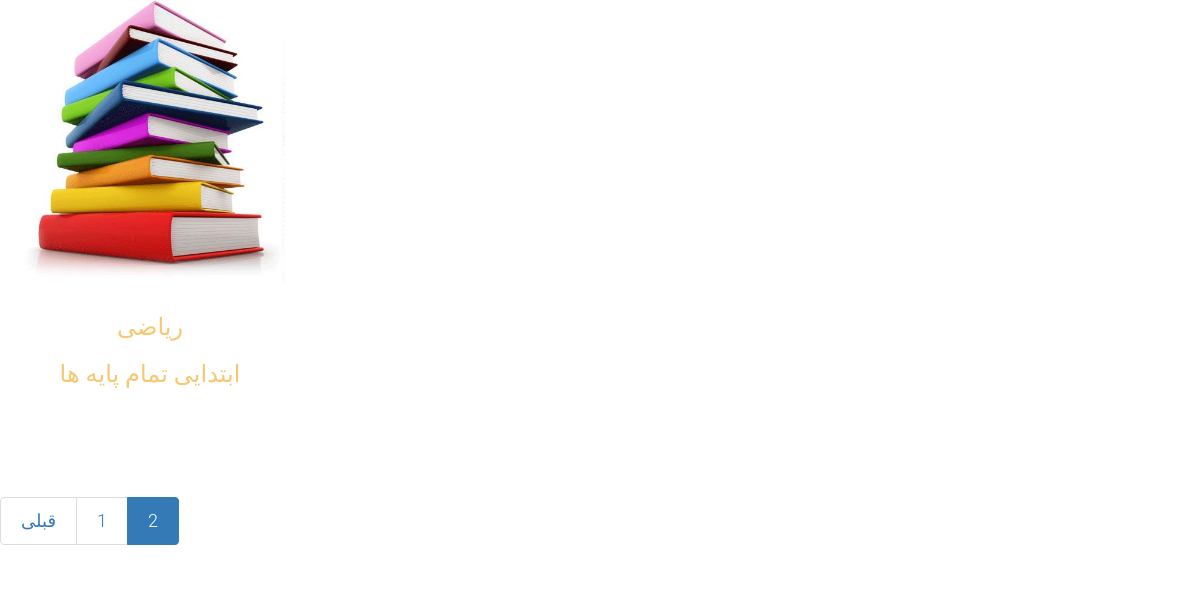
The page /courses?page=2 on the database its author committed.
### application/models.py (models this page shows, shortened)
class Course(models.Model):
    course_name = models.ForeignKey(CourseName, on_delete=models.CASCADE, db_index=True)
    grade = models.ForeignKey(Grade, on_delete=models.CASCADE, blank=True, null=True)
    major = models.ForeignKey(Major, on_delete=models.CASCADE, blank=True, null=True)
    image=models.ImageField(upload_to='images/courses', null=True,blank=True)
    code=models.CharField(max_length=7, blank=True, null=True)
    book_download_link=models.CharField(max_length=300, blank=True, null=True)
    is_active = models.BooleanField(default=True)
    slug = models.SlugField(max_length=500, blank=True, null=True)
    class Meta:
        constraints = [
            models.UniqueConstraint(fields=['course_name', 'grade', 'major'],
                                    name='unique_course_name_edu_level_grade'),
        ]

class CourseName(models.Model):
    course_name = models.CharField(max_length=20, unique=True)
    def __str__(self):
        return f"{self.course_name}"

class Grade(models.Model):
    edu_level = models.ForeignKey(EducationalLevel, on_delete=models.CASCADE)
    grade_name = models.CharField(max_length=20, verbose_name="پایه تحصیلی")
    def __str__(self):
        return f"{self.edu_level} {self.grade_name}"
    class Meta:
        constraints = [
            models.UniqueConstraint(fields=['edu_level', 'grade_name'], name='unique_edu_level_grade')]

class EducationalLevel(models.Model):
    edu_level = models.CharField(max_length=20, unique=True, verbose_name="دوره آموزشی")
    def __str__(self):
        return self.edu_level

### application/views.py (the view)
# urls.py: path('courses',views.CoursesListView.as_view(), name='courses_list'),
class CoursesListView(ListView):
    model=Course
    paginate_by = 10
    ordering=['-code']
    template_name='application/course_page.html'

### application/templates/application/course_page.html (shortened to what this page needs)
{% extends 'shared/_layout.html' %}
{% block content %}
<div class="container-fluid">
      <div class="row fh5co-post-entry">
     {% for course in object_list %}
          {% include 'includes/course_item_partial.html' with course=course %}
      {% endfor %}
          <div class="clearfix"></div>
                        <ul class="pagination">
                            {% if page_obj.has_previous %}
                                <li><a href="?page={{ page_obj.previous_page_number }}">قبلی</a></li>
                            {% endif %}
                            {% for pageNumber in paginator.page_range %}
                                <li class="{% if page_obj.number == pageNumber %} active {% endif %}">
                                    <a href="?page={{ pageNumber }}">{{ pageNumber }}</a>
                                </li>
                            {% endfor %}
                        </ul>
                    </div>
      </div>
{% endblock %}

### application/templates/includes/course_item_partial.html (shortened to what this page needs)
<article class="col-lg-3 col-md-3 col-sm-3 col-xs-6 col-xxs-12 animate-box">
            {% if course.image %}
            <figure>
               <a href="{{ application.get_absolute_url }}">
                   <img src="{{course.image.url}}" alt="Image" class="img-responsive"></a>
            </figure>
            {% else %}
            <figure>
               <a href="{{ application.get_absolute_url }}">
                   <img src="static/images/volunteer.png" alt="Image" class="img-responsive"></a>
            </figure>
                {% endif %}
            <h3 class="fh5co-article-title"><a href="single.html">{{course.course_name}}</a></h3>
            <h3 class="fh5co-article-title"><a href="single.html">{{course.grade}}</a></h3>
        </article>

### static/css/style.css (style rules this page uses)
html { background: #fff; }
body { font-family: "Roboto", arial, sans-serif; font-size: 18px; font-weight: 300; line-height: 1.8; color: #222; background: #fff; }
a { color: #f7c873; -webkit-transition: 0.5s; -o-transition: 0.5s; transition: 0.5s; }
h1, h2, h3, h4, h5, h6 { font-family: "Playfair Display", times, serif; color: #000; }
.fh5co-post-entry article { text-align: center; float: left; margin-bottom: 110px; padding-left: 3em; padding-right: 3em; }
@media screen and (max-width: 1200px) { .fh5co-post-entry article { margin-bottom: 80px; padding-left: 15px; padding-right: 15px; } }
.fh5co-post-entry article a img { opacity: 1; -webkit-transition: 0.5s; -o-transition: 0.5s; transition: 0.5s; }
.fh5co-post-entry article figure { margin-bottom: 30px; }
.js .to-animate, .js .to-animate-2, .js .animate-box { opacity: 0; }

### rows shown on the page
Course: image (picture), course_name "ریاضی", grade "ابتدایی تمام پایه ها"

### other values the page prints
{{ pageNumber }} "1" "2"
